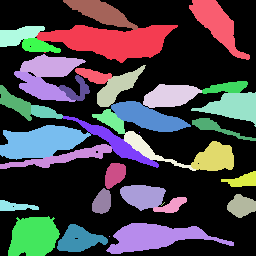
#> input picture cell_analysis_tools/image_processing/four_color_theorem/mask.tiff, 256 x 256 px
$ python four_colors.py
#> lines starting #> are read from the running program, lines starting #| are printed output that depends on the picture; after the words box and inside, x2 and y2 are one past the last pixel; in counts of white or black regions, pixels touching at a corner belong together
#> further down, mask is the input picture: shape (256, 256) int32; 33 distinct labels, from 0 to 33
# https://python.plainenglish.io/solve-graph-coloring-problem-with-greedy-algorithm-and-python-6661ab4154bd

from pathlib import Path

import matplotlib as mpl
import matplotlib.pylab as plt

mpl.rcParams["figure.dpi"] = 300
from collections import OrderedDict
from pprint import pprint

import numpy as np
import tifffile
from scipy.ndimage import label
from skimage.morphology import dilation, disk


def four_color_theorem(mask: np.ndarray) -> np.ndarray:
    """
    Converts a n-labeled image to an up to 4 color image.

    Parameters
    ----------
    mask : np.ndarray
        labeled mask with unique rois.

    Returns
    -------
    four_color_mask : np.ndarray
        returns a labeled image that uses up to 4 colors.
    solution_nodes : dict
        dictionary of {value : color} for each unique roi value


    .. image:: ./resources/image_processing-four_color_theorem.png
        :width: 400
        :alt: Image showing mask with 256 unique labels converted to 5 labels
    """

    ### Generate Agencency Matrix
    id_nodes = list(np.unique(mask))
#> id_nodes = 33 values from 0 to 33
    id_nodes.remove(0)  # remove bg
    dict_nodes_key_roi_value = {}
    dict_nodes_key_idx = {}

    for idx, roi_value in enumerate(id_nodes):
        dict_nodes_key_roi_value[roi_value] = {}
        dict_nodes_key_roi_value[roi_value]["adj_mat_idx"] = idx
        dict_nodes_key_roi_value[roi_value]["colors"] = ["b", "c", "m", "y", 'r', 'g']
        dict_nodes_key_idx[idx] = roi_value
#> this loop made 32 passes
#> roi_value on passes 1 to 12: 1, 2, 3, 4, 5, 6, 7, 8, 9, 10, 11, 12
#> after the loop, dict_nodes_key_idx = 32 items; dict_nodes_key_roi_value = 32 items

    adjacency_matrix = np.zeros((len(id_nodes), len(id_nodes)))
#> adjacency_matrix: shape (32, 32) float64; every value is 0

    for roi_value in dict_nodes_key_roi_value:
        pass
        roi_idx = dict_nodes_key_roi_value[roi_value]["adj_mat_idx"]
        mask_roi = np.array(mask == roi_value, dtype=np.uint16)
        # plt.imshow(mask_roi)
        # plt.show()

        # determine neighbors / degree
        # dilate and overlap with labeled mask to determine neighbors
        mask_roi_dialated = dilation(mask_roi, disk(3))
        mask_overlap = mask * mask_roi_dialated
        nodes_neighbors = list(np.unique(mask_overlap))
        nodes_neighbors.remove(roi_value)  # remove current roi
        nodes_neighbors.remove(0)  # remove bg

        #  populate adgacency matrix
        if nodes_neighbors:
            for neighbor_value in nodes_neighbors:
                neighbor_index = dict_nodes_key_roi_value[neighbor_value]["adj_mat_idx"]
                adjacency_matrix[roi_idx][neighbor_index] = 1
                adjacency_matrix[neighbor_index][roi_idx] = 1

        # dict increase degree
        dict_nodes_key_roi_value[roi_value]["degree"] = len(nodes_neighbors)
#> this loop made 32 passes
#> pass 1, in four_color_theorem, `mask_roi = np.array(mask == roi_value, dtype=np.uint16)`:
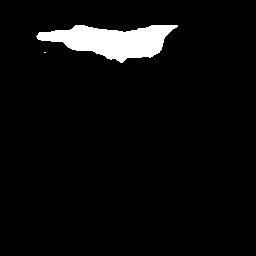
#> mask_roi: shape (256, 256) uint16; values 0 (black) and 1 (white), 4.6% white; 2 white regions (1 under 20 px), largest, box (x1, y1, x2, y2) and area: (36, 25, 178, 63) 3045
#> pass 1, in four_color_theorem, `mask_roi_dialated = dilation(mask_roi, disk(3))`:
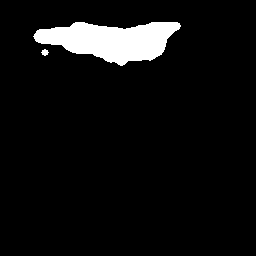
#> mask_roi_dialated: shape (256, 256) uint16; values 0 (black) and 1 (white), 6.1% white; 2 white regions, box (x1, y1, x2, y2) and area: (33, 22, 181, 66) 3989, (41, 49, 49, 56) 36
#> pass 1, in four_color_theorem, `mask_overlap = mask * mask_roi_dialated`:
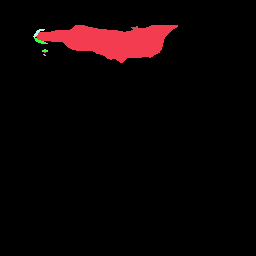
#> mask_overlap: shape (256, 256) int32; 6 distinct labels, from 0 to 32; one colour per label, 0 black
#> pass 2, in four_color_theorem, `mask_roi = np.array(mask == roi_value, dtype=np.uint16)`:
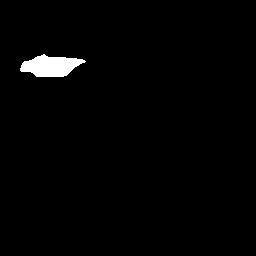
#> mask_roi: shape (256, 256) uint16; values 0 (black) and 1 (white), 1.5% white; 1 white region, box (x1, y1, x2, y2) and area: (20, 54, 86, 77) 987
#> after the loop:
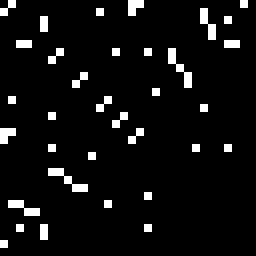
#> adjacency_matrix: shape (32, 32) float64 (shown 8 times larger); values 0 (black) and 1 (white), 6.1% white in thin lines or dots
#> after the loop:
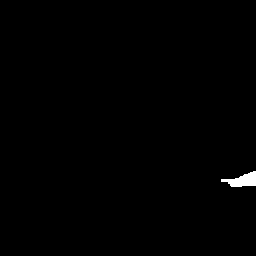
#> mask_overlap: shape (256, 256) int32; values 0 (black) and 33 (white), 0.49% white; 1 white region, box (x1, y1, x2, y2) and area: (221, 171, 256, 187) 320

    ### Sort dictionary by largest to smallest degree
    # this will color regions with many neighbors first
    sorted_nodes = sorted(
        dict_nodes_key_roi_value.items(),
        key=lambda item: item[1]["degree"],
        reverse=True,
    )
#> sorted_nodes = 32 items
    nodes = OrderedDict(sorted_nodes)
#> nodes = 32 items

    # Main Algorithm
    solution_nodes = {}  # roi_value : color
    for roi_value in nodes.keys():  # iterate through roi_values
        pass
        # get list of colors in current roi, choose current color for roi
        list_roi_colors = nodes[roi_value]["colors"]
        # if roi_value == 302:
        #     print('stop')
        curr_color = list_roi_colors[0]
        solution_nodes[roi_value] = curr_color  # set solutions

        # get adjacency matrix to compare color against neighbors
        adjacent_nodes = adjacency_matrix[
            nodes[roi_value]["adj_mat_idx"]
        ]  # get adj_matrix row at this index

        # iterate through each row/neighbor in adj matrix
        for pos in range(len(adjacent_nodes)):
            pass
            # if it's a neighbor and it has the color in it's list, remove it for that neighbors list
            adj_node_idx = dict_nodes_key_idx[pos]
            if adjacent_nodes[pos] == 1 and (
                curr_color in nodes[adj_node_idx]["colors"]
            ):
                nodes[adj_node_idx]["colors"].remove(curr_color)
#> this loop made 32 passes
#> (roi_value, list_roi_colors, curr_color) on passes 3, 4, 5, 6, 7, 8, 9, 10, 11, 12, 13, 17: (6, ['b', 'c', 'm', 'y', 'r', 'g'], 'b'), (7, ['b', 'c', 'm', 'y', 'r', 'g'], 'b'), (3, ['c', 'm', 'y', 'r', 'g'], 'c'), (17, ['m', 'y', 'r', 'g'], 'm'), (19, ['c', 'm', 'y', 'r', 'g'], 'c'), (27, ['b', 'm', 'y', 'r', 'g'], 'b'), (30, ['m', 'y', 'r', 'g'], 'm'), (4, ['c', 'm', 'y', 'r', 'g'], 'c'), (8, ['c', 'm', 'y', 'r', 'g'], 'c'), (10, ['b', 'c', 'm', 'y', 'r', 'g'], 'b'), (11, ['c', 'm', 'y', 'r', 'g'], 'c'), (18, ['c', 'y', 'r', 'g'], 'c')
#> (list_roi_colors, curr_color) on passes 1, 2, 14, 15, 16, 27: (['b', 'c', 'm', 'y', 'r', 'g'], 'b'), (['c', 'm', 'y', 'r', 'g'], 'c'), (['b', 'm', 'y', 'r', 'g'], 'b'), (['c', 'm', 'y', 'r', 'g'], 'c'), (['c', 'm', 'y', 'r', 'g'], 'c'), (['b', 'm', 'y', 'r', 'g'], 'b')
#> after the loop, solution_nodes = 32 items

    # create array to store solution
    four_color_mask = np.zeros_like(mask)

    # convert from color to an intensity value for each color
    for roi_value in solution_nodes:
        pass
        # convert color to intensity
        if solution_nodes[roi_value] == "b":
            value = 50
        elif solution_nodes[roi_value] == "c":
            value = 100
        elif solution_nodes[roi_value] == "m":
            value = 150
        elif solution_nodes[roi_value] == "r":
            value = 200
        elif solution_nodes[roi_value] == "g":
            value = 225
        elif solution_nodes[roi_value] == "y":
            value = 255

        # change roi color to value
        four_color_mask[mask == roi_value] = value
#> this loop made 32 passes
#> (roi_value, value) on passes 3, 4, 5, 6, 7, 8, 9, 10, 11, 12, 13, 17: (6, 50), (7, 50), (3, 100), (17, 150), (19, 100), (27, 50), (30, 150), (4, 100), (8, 100), (10, 50), (11, 100), (18, 100)
#> value on passes 1, 2, 14, 15, 16, 27: 50, 100, 50, 100, 100, 50
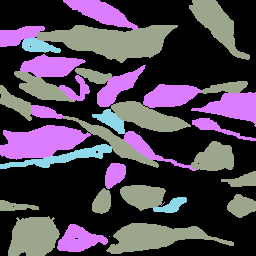
#> four_color_mask: shape (256, 256) int32; 4 distinct labels, from 0 to 150; one colour per label, 0 black

    return four_color_mask, solution_nodes


if __name__ == "__main__":

    path_mask = Path("mask.tiff")
    mask = tifffile.imread(path_mask)
    four_color_mask, dict_solution = four_color_theorem(mask)
#> dict_solution = 32 items

    ## Display image
    fig, ax = plt.subplots(1, 2, figsize=(10, 5))

    ax[0].set_axis_off()
    ax[0].set_title(f"original mask \n unique rois: {len(np.unique(mask))-1}")
    ax[0].imshow(mask)

    ax[1].set_axis_off()
    ax[1].set_title(
        f"four color mask \n unique rois: {len(np.unique(four_color_mask))-1}"
    )
    ax[1].imshow(four_color_mask)

    plt.imshow(four_color_mask)
    plt.show()
